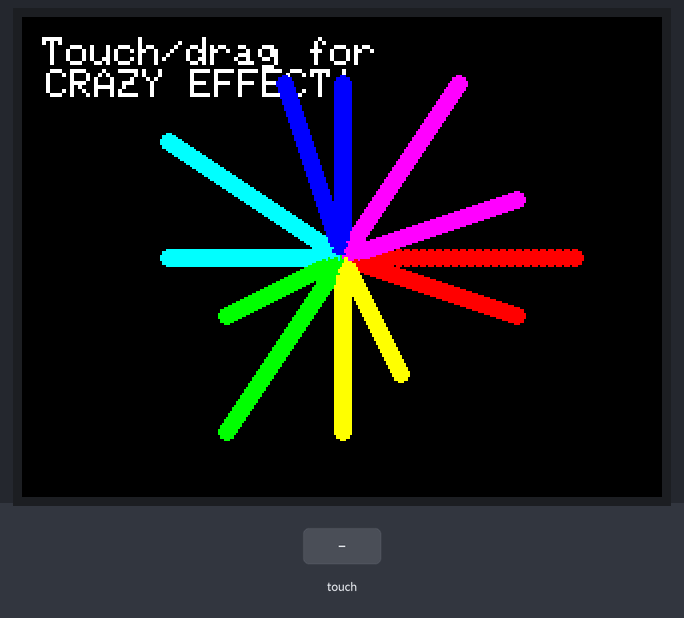
The sketch below on a simulated Arduino Uno, built with avr-gcc and run on an emulated ATmega328P. Parts: 320×240 colour display. Inputs (shaded band) come from the test bench. Random numbers use the default seed unless the sketch sets one.

Above: at 1.4 s.
1.5 s: touch panel pressed at 13 % / 10 % of its raw x / y range
At 1.97 s:
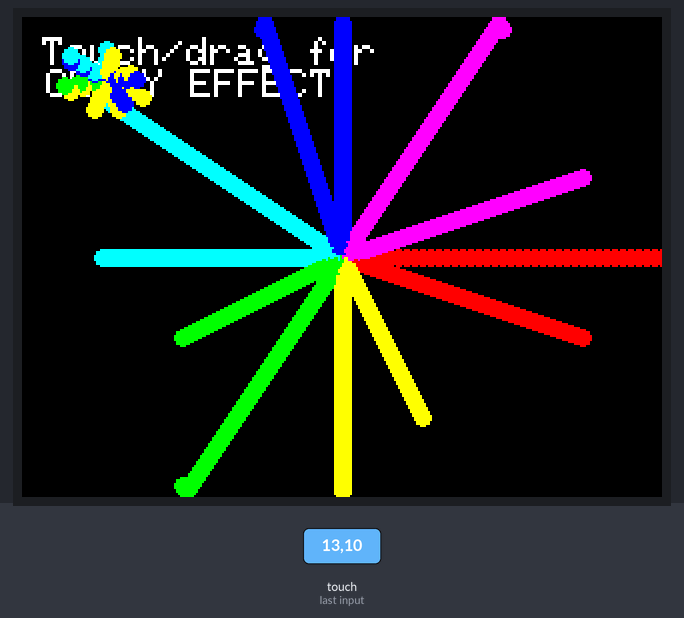
4.2 s: touch panel pressed at 38 % / 10 % of its raw x / y range
At 4.82 s:
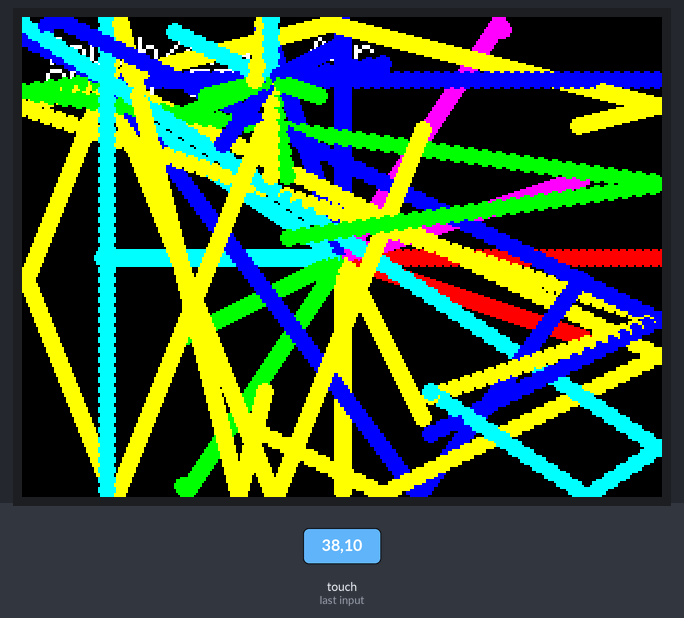
6.7 s: touch panel pressed at 62 % / 10 % of its raw x / y range
At 7.03 s:
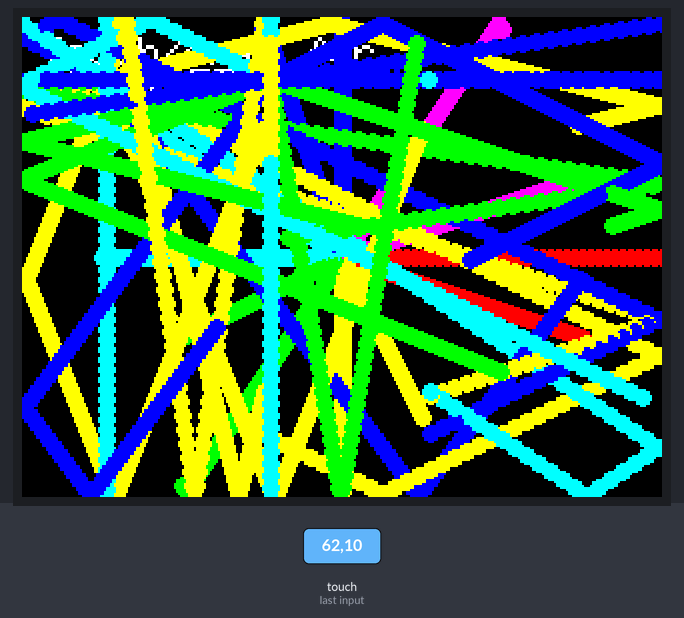
9.3 s: touch panel pressed at 87 % / 10 % of its raw x / y range
At 9.57 s:
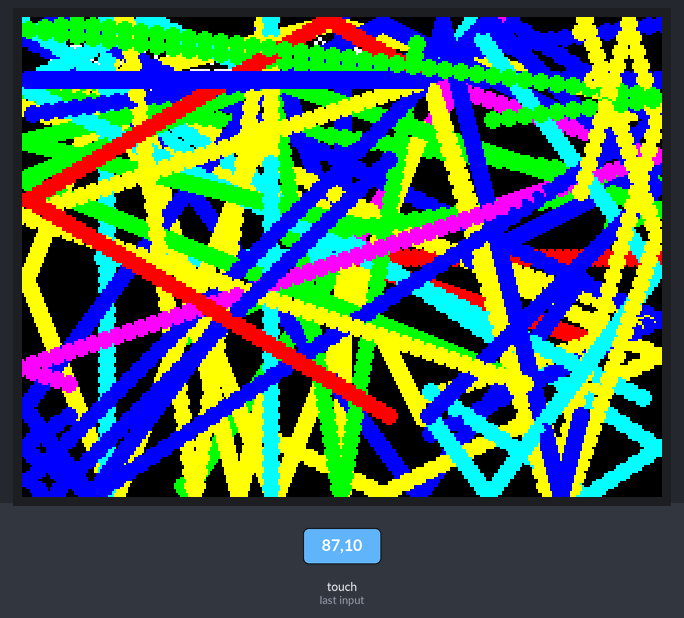
11.8 s: touch panel pressed at 13 % / 30 % of its raw x / y range
At 12.41 s:
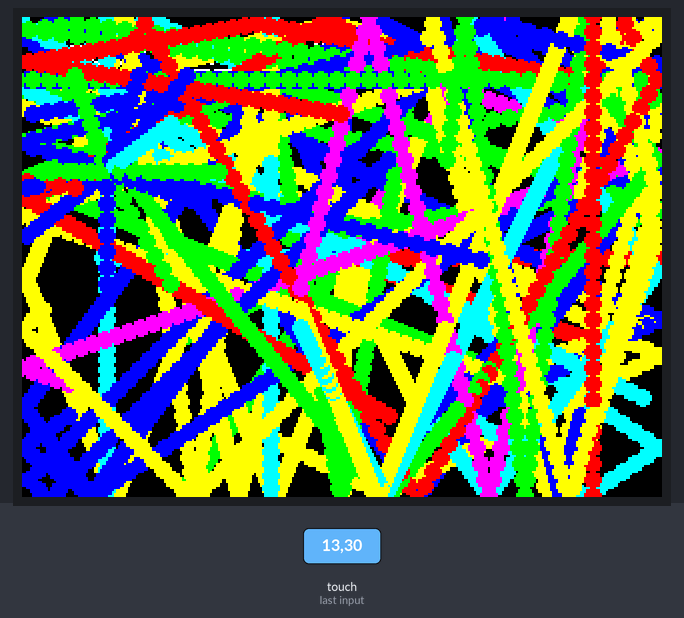
Timing chart, 0 to 14.8 s (numbered marks = the images above; inputs shaded):
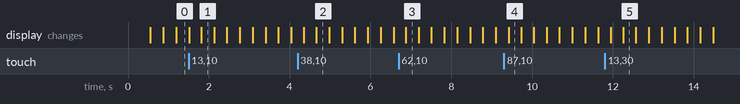

The sketch:

D-Touchscreen_cow.ino
```cpp
#include <MCUFRIEND_kbv.h>
#include <TouchScreen.h>

MCUFRIEND_kbv tft;

#define YP A1
#define XM A2
#define YM 7
#define XP 6

#define TS_MINX 120
#define TS_MAXX 900
#define TS_MINY 70
#define TS_MAXY 920

#define MINPRESSURE 10
#define MAXPRESSURE 1000

TouchScreen ts = TouchScreen(XP, YP, XM, YM, 300);

#define BLACK   0x0000
#define WHITE   0xFFFF

const int NP = 12;

struct Particle {
  int x, y;
  int vx, vy;
  uint16_t color;
};

Particle part[NP];

int brushX = -1, brushY = -1;
int hue = 0;

uint16_t HSVtoRGB(int h);

void setup() {
  Serial.begin(9600);
  uint16_t ID = tft.readID();
  tft.begin(ID);
  tft.setRotation(1);
  tft.fillScreen(BLACK);

  tft.setTextColor(WHITE);
  tft.setTextSize(2);
  tft.setCursor(10, 10);
  tft.print("Touch/drag for\n CRAZY EFFECT!");

  int xc = tft.width() / 2, yc = tft.height() / 2;
  for (int i = 0; i < NP; i++) {
    part[i].x = xc;
    part[i].y = yc;
    float angle = 2.0 * PI * i / NP;
    part[i].vx = cos(angle) * (random(3, 5));
    part[i].vy = sin(angle) * (random(3, 5));
    part[i].color = HSVtoRGB((i * 360 / NP) % 360);
  }
}

void loop() {
  for (int i = 0; i < NP; i++) {
    tft.fillCircle(part[i].x, part[i].y, 4, part[i].color);
    part[i].x += part[i].vx;
    part[i].y += part[i].vy;

    if (part[i].x < 4 || part[i].x > tft.width() - 4)  part[i].vx = -part[i].vx;
    if (part[i].y < 4 || part[i].y > tft.height() - 4) part[i].vy = -part[i].vy;
  }

  TSPoint p = ts.getPoint();
  pinMode(XM, OUTPUT);
  pinMode(YP, OUTPUT);

  if (p.z > MINPRESSURE && p.z < MAXPRESSURE) {
    int tx = map(p.x, TS_MINX, TS_MAXX, 0, tft.width());
    int ty = map(p.y, TS_MINY, TS_MAXY, 0, tft.height());

    int xc = tx, yc = ty;
    for (int i = 0; i < NP; i++) {
      float angle = 2.0 * PI * i / NP + random(10) / 10.0;
      part[i].x = xc;
      part[i].y = yc;
      part[i].vx = cos(angle) * (random(4, 10));
      part[i].vy = sin(angle) * (random(4, 10));
      part[i].color = HSVtoRGB(random(360));
    }

    if (brushX != -1) {
      for (int d = 0; d < 8; d++)
        tft.drawLine(brushX, brushY, tx, ty, HSVtoRGB((hue + d * 10) % 360));
    }
    brushX = tx;
    brushY = ty;
    hue = (hue + 14) % 360;
  } else {
    brushX = brushY = -1;
  }

  delay(20);
}

uint16_t HSVtoRGB(int h) {
  float s = 1.0, v = 1.0;
  float c = v * s;
  float x = c * (1 - abs((h / 60)%2 - 1));
  float m = v - c;
  float r, g, b;

  if(h < 60)      { r = c, g = x, b = 0; }
  else if(h < 120){ r = x, g = c, b = 0; }
  else if(h < 180){ r = 0, g = c, b = x; }
  else if(h < 240){ r = 0, g = x, b = c; }
  else if(h < 300){ r = x, g = 0, b = c; }
  else            { r = c, g = 0, b = x; }

  uint8_t R = (r + m)*31, G = (g + m)*63, B = (b + m)*31;
  return (R << 11) | (G << 5) | B;
}
```
